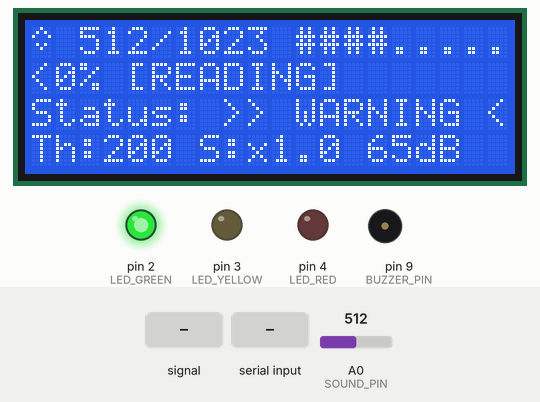
This sketch was run on a simulated Arduino Uno, built with avr-gcc and run on an emulated ATmega328P. Shown: 20×4 character LCD, output pins drawn as LEDs (lit = HIGH), buzzer (waves = sounding). Inputs (shaded band) come from the test bench; at power-on: A0 (SOUND_PIN) = 512. What the sketch prints to the serial monitor is not drawn.

Above: at 10.5 s.
10.6 s: A0 (SOUND_PIN) fed a 200 Hz sine of ±81 counts around its level
At 11.31 s:
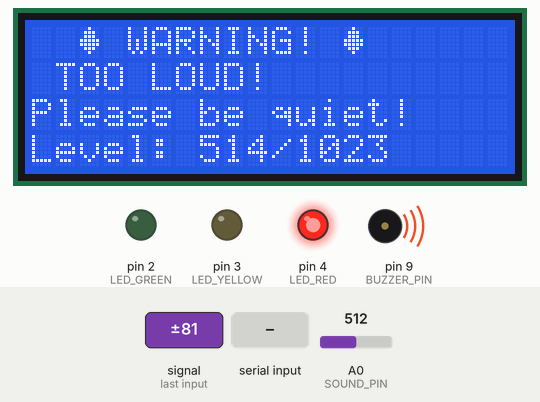
12.4 s: A0 (SOUND_PIN) set to 716
At 15.2 s:
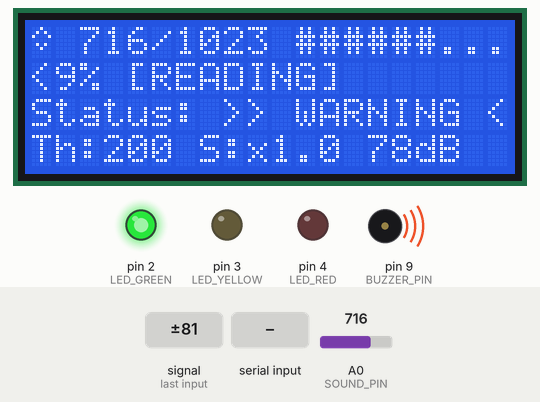
15.4 s: "CMD:\n" received over Serial
18.4 s: A0 (SOUND_PIN) fed a 200 Hz sine of ±81 counts around its level
At 19.15 s:
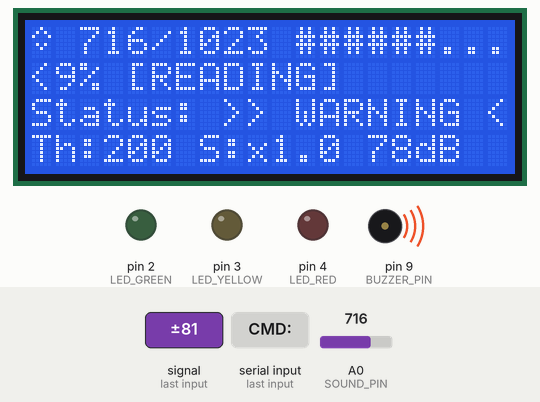
20.3 s: A0 (SOUND_PIN) set to 1023
At 23.1 s:
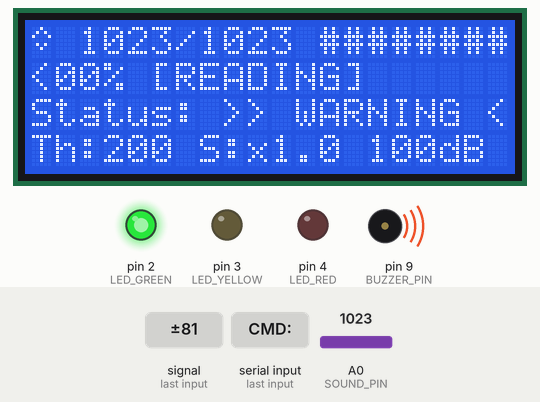
23.3 s: "RESET_VIOLATIONS\n" received over Serial
At 24.2 s:
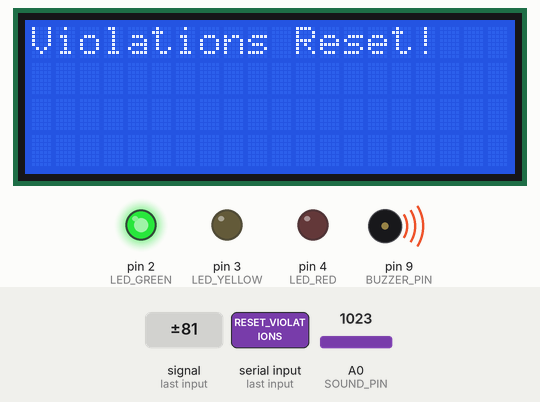
Timing chart, 0 to 26.3 s (numbered marks = the images above; inputs shaded):
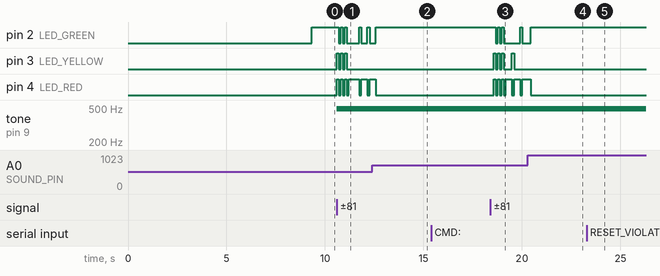

Measured:
- after the input at 10.6 s, pin 2 (LED_GREEN): HIGH → LOW after 0.11 s, → HIGH 0.10 s later, → LOW 0.10 s later, → HIGH 0.10 s later, … (9 changes in this stretch); pin 3 (LED_YELLOW): alternates HIGH for 0.10 s and LOW for 0.10 s, 6 changes in all, then stays LOW, starting at once
- after the input at 12.4 s, pin 3 (LED_YELLOW): stops changing and stays LOW; pin 4 (LED_RED): goes on until 12.6 s, then stays LOW
- after the input at 15.4 s, every drawn part: stays the same
- after the input at 18.4 s, pin 2 (LED_GREEN): goes LOW 0.10 s, HIGH 0.10 s, LOW 0.10 s, HIGH 0.10 s, LOW 0.84 s, HIGH 0.11 s, then LOW, starting after 0.28 s; pin 3 (LED_YELLOW): LOW → HIGH after 0.18 s, → LOW 0.10 s later, → HIGH 0.10 s later, → LOW 0.10 s later, … (8 changes in this stretch)
- after the input at 20.3 s, pin 3 (LED_YELLOW): stops changing and stays LOW
- after the input at 23.3 s, the display: changes after 0.09 s (image 5)
- what the display in image 5 shows lasts 1.1 s, from 23.4 s to 24.5 s

The sketch:

sketch_jun26a.ino
```cpp
#include <Wire.h>
#include <LiquidCrystal_I2C.h>

LiquidCrystal_I2C lcd(0x27, 20, 4);

#define SOUND_PIN A0
#define LED_RED 4
#define LED_YELLOW 3
#define LED_GREEN 2
#define BUZZER_PIN 9

// Sound settings
int threshold = 150;
float sensitivity = 1.0;
int violationCount = 0;
int baselineNoise = 0;
bool noiseActive = false;
unsigned long lastViolationTime = 0;
const unsigned long violationCooldown = 3000;

// Averaging
const int numReadings = 10;
int readings[numReadings];
int readIndex = 0;
long total = 0;
int averageSound = 0;
int previousSound = 0;
int soundChange = 0;
const int minChangeForSound = 20;

// LCD update
unsigned long lastLCDUpdate = 0;
const unsigned long lcdUpdateInterval = 200;
unsigned long noiseMessageStartTime = 0;
bool showingNoiseMessage = false;
const unsigned long noiseMessageDuration = 4000;

// Serial command buffer
String serialBuffer = "";
String currentZone = "READING ROOM";

// Custom characters
byte soundWave[8] = {
  0b00100,
  0b01010,
  0b10001,
  0b00000,
  0b01010,
  0b00100,
  0b00000,
  0b00000
};

byte bell[8] = {
  0b00100,
  0b01110,
  0b01110,
  0b11111,
  0b11111,
  0b01110,
  0b00100,
  0b00000
};

void setup() {
  Serial.begin(9600);

  pinMode(LED_RED, OUTPUT);
  pinMode(LED_YELLOW, OUTPUT);
  pinMode(LED_GREEN, OUTPUT);
  pinMode(BUZZER_PIN, OUTPUT);

  for (int i = 0; i < numReadings; i++) {
    readings[i] = 0;
  }

  digitalWrite(LED_RED, LOW);
  digitalWrite(LED_YELLOW, LOW);
  digitalWrite(LED_GREEN, LOW);
  digitalWrite(BUZZER_PIN, LOW);

  lcd.init();
  lcd.backlight();
  lcd.createChar(0, soundWave);
  lcd.createChar(1, bell);

  lcd.clear();
  lcd.setCursor(4, 0);
  lcd.print("NOISE MONITOR");
  lcd.setCursor(6, 1);
  lcd.write(0);
  lcd.print(" v3.0 ");
  lcd.write(0);
  lcd.setCursor(3, 2);
  lcd.print("INITIALIZING");
  lcd.setCursor(5, 3);
  for(int i = 0; i < 10; i++) {
    lcd.print(".");
    delay(200);
  }

  calibrateBaseline();

  lcd.clear();
  lcd.setCursor(0, 0);
  lcd.print("=== NOISE MONITOR ===");
  lcd.setCursor(0, 1);
  lcd.print("Threshold: ");
  lcd.print(threshold);
  lcd.setCursor(0, 2);
  lcd.print("Sensitivity: x");
  lcd.print(sensitivity);
  lcd.setCursor(0, 3);
  lcd.print("Ready!");
  delay(1500);

  Serial.println("READY");
  Serial.println("Noise Monitor Started!");
}

void calibrateBaseline() {
  lcd.clear();
  lcd.setCursor(2, 0);
  lcd.print("CALIBRATION");
  lcd.setCursor(0, 1);
  lcd.print("Please be quiet...");

  long sum = 0;
  for (int i = 0; i < 100; i++) {
    sum += analogRead(SOUND_PIN);
    delay(20);

    int progress = map(i, 0, 100, 0, 16);
    lcd.setCursor(0, 3);
    for (int p = 0; p < 16; p++) {
      if (p < progress) lcd.print("=");
      else lcd.print(" ");
    }
  }
  baselineNoise = (int)(sum / 100);

  threshold = baselineNoise + 30;
  if (threshold < 50) threshold = 50;
  if (threshold > 200) threshold = 200;

  lcd.clear();
  lcd.setCursor(3, 0);
  lcd.print("CALIBRATED!");
  lcd.setCursor(0, 1);
  lcd.print("Base: ");
  lcd.print(baselineNoise);
  lcd.setCursor(10, 1);
  lcd.print("Thr: ");
  lcd.print(threshold);
  delay(2000);
}

void loop() {
  // ===== CHECK SERIAL COMMANDS =====
  while (Serial.available()) {
    char c = Serial.read();
    if (c == '\n') {
      processCommand(serialBuffer);
      serialBuffer = "";
    } else {
      serialBuffer += c;
    }
  }

  // ===== READ SENSOR =====
  int rawLevel = analogRead(SOUND_PIN);
  int soundLevel = (int)(rawLevel * sensitivity);
  if (soundLevel > 1023) soundLevel = 1023;
  if (soundLevel < 0) soundLevel = 0;

  soundChange = abs(soundLevel - previousSound);
  previousSound = soundLevel;

  total = total - readings[readIndex];
  readings[readIndex] = soundLevel;
  total = total + readings[readIndex];
  readIndex = (readIndex + 1) % numReadings;
  averageSound = total / numReadings;

  bool isRealSound = (soundChange > minChangeForSound) && (averageSound > threshold);
  int percentLevel = map(constrain(averageSound, 0, 1023), 0, 1023, 0, 100);

  // ===== LED & BUZZER =====
  if (isRealSound) {
    digitalWrite(LED_GREEN, LOW);
    digitalWrite(LED_YELLOW, LOW);
    digitalWrite(LED_RED, HIGH);

    int buzzerIntensity = map(constrain(averageSound, threshold, 1023), threshold, 1023, 100, 255);
    analogWrite(BUZZER_PIN, buzzerIntensity);

    if (!noiseActive && (millis() - lastViolationTime > violationCooldown)) {
      noiseActive = true;
      violationCount++;
      lastViolationTime = millis();
      showingNoiseMessage = true;
      noiseMessageStartTime = millis();

      Serial.print("INCIDENT:");
      Serial.print(violationCount);
      Serial.print(",");
      Serial.print(averageSound);
      Serial.print(",");
      Serial.print(percentLevel);
      Serial.println();

      for(int i = 0; i < 3; i++) {
        digitalWrite(LED_RED, HIGH);
        digitalWrite(LED_YELLOW, HIGH);
        digitalWrite(LED_GREEN, HIGH);
        delay(100);
        digitalWrite(LED_RED, LOW);
        digitalWrite(LED_YELLOW, LOW);
        digitalWrite(LED_GREEN, LOW);
        delay(100);
      }
      digitalWrite(LED_RED, HIGH);
    }
  }
  else if (averageSound > threshold * 0.6 && soundChange > 10) {
    digitalWrite(LED_GREEN, LOW);
    digitalWrite(LED_YELLOW, HIGH);
    digitalWrite(LED_RED, LOW);
    digitalWrite(BUZZER_PIN, LOW);
    noiseActive = false;
  }
  else {
    digitalWrite(LED_GREEN, HIGH);
    digitalWrite(LED_YELLOW, LOW);
    digitalWrite(LED_RED, LOW);
    digitalWrite(BUZZER_PIN, LOW);
    noiseActive = false;
  }

  // ===== SEND DATA =====
  Serial.print("DATA:");
  Serial.print(averageSound);
  Serial.print(",");
  Serial.print(percentLevel);
  Serial.print(",");

  if (isRealSound) Serial.print("NOISE");
  else if (averageSound > threshold * 0.6) Serial.print("WARNING");
  else Serial.print("QUIET");

  Serial.print(",");
  Serial.print(threshold);
  Serial.print(",");
  Serial.print(violationCount);
  Serial.print(",");
  Serial.print(baselineNoise);
  Serial.print(",");
  Serial.println(sensitivity);

  updateModernLCD(averageSound, percentLevel, threshold, violationCount, baselineNoise, sensitivity, isRealSound);

  delay(50);
}

// ============================================================
// COMMAND PROCESSING - FIXED
// ============================================================

void processCommand(String cmd) {
  cmd.trim();
  if (cmd.length() == 0) return;

  // Remove CMD: prefix if present
  if (cmd.startsWith("CMD:")) {
    cmd = cmd.substring(4);
  }
  cmd.trim();

  // ===== DEBUG: Print what we received =====
  Serial.print("CMD:{\"command\":\"DEBUG\",\"received\":\"");
  Serial.print(cmd);
  Serial.println("\"}");

  // ===== COMMAND: SET_THRESHOLD =====
  if (cmd.indexOf("SET_THRESHOLD") >= 0) {
    int value = extractValue(cmd);
    if (value > 0 && value <= 1023) {
      threshold = value;
      Serial.print("CMD:{\"command\":\"SET_THRESHOLD\",\"value\":");
      Serial.print(threshold);
      Serial.println(",\"status\":\"ok\"}");

      if (threshold > 120) {
        currentZone = "READING ROOM";
      } else {
        currentZone = "SILENT STUDY";
      }

      // Update LCD
      lcd.clear();
      lcd.setCursor(0, 0);
      lcd.print("Threshold Updated!");
      lcd.setCursor(0, 1);
      lcd.print("New Value: ");
      lcd.print(threshold);
      delay(1500);
    } else {
      Serial.println("CMD:{\"command\":\"SET_THRESHOLD\",\"status\":\"error\",\"message\":\"Invalid value\"}");
    }
    return;
  }

  // ===== COMMAND: SET_SENSITIVITY =====
  if (cmd.indexOf("SET_SENSITIVITY") >= 0) {
    float value = extractFloat(cmd);
    if (value > 0 && value <= 10.0) {
      sensitivity = value;
      Serial.print("CMD:{\"command\":\"SET_SENSITIVITY\",\"value\":");
      Serial.print(sensitivity);
      Serial.println(",\"status\":\"ok\"}");

      // Update LCD
      lcd.clear();
      lcd.setCursor(0, 0);
      lcd.print("Sensitivity Updated!");
      lcd.setCursor(0, 1);
      lcd.print("New Value: x");
      lcd.print(sensitivity);
      delay(1500);
    } else {
      Serial.println("CMD:{\"command\":\"SET_SENSITIVITY\",\"status\":\"error\",\"message\":\"Invalid value\"}");
    }
    return;
  }

  // ===== COMMAND: RESET_VIOLATIONS =====
  if (cmd.indexOf("RESET_VIOLATIONS") >= 0) {
    violationCount = 0;
    Serial.println("CMD:{\"command\":\"RESET_VIOLATIONS\",\"status\":\"ok\"}");

    lcd.clear();
    lcd.setCursor(0, 0);
    lcd.print("Violations Reset!");
    delay(1000);
    return;
  }

  // ===== COMMAND: RECALIBRATE =====
  if (cmd.indexOf("RECALIBRATE") >= 0) {
    calibrateBaseline();
    Serial.println("CMD:{\"command\":\"RECALIBRATE\",\"status\":\"ok\"}");
    return;
  }

  // ===== COMMAND: STATUS =====
  if (cmd.indexOf("STATUS") >= 0) {
    Serial.print("CMD:{\"command\":\"STATUS\",\"threshold\":");
    Serial.print(threshold);
    Serial.print(",\"sensitivity\":");
    Serial.print(sensitivity);
    Serial.print(",\"violations\":");
    Serial.print(violationCount);
    Serial.print(",\"baseline\":");
    Serial.print(baselineNoise);
    Serial.println(",\"status\":\"ok\"}");
    return;
  }

  // ===== UNKNOWN COMMAND =====
  Serial.println("CMD:{\"command\":\"UNKNOWN\",\"status\":\"error\"}");
}

// ============================================================
// FIXED: VALUE EXTRACTORS
// ============================================================

int extractValue(String str) {
  // Find "value" in the string
  int pos = str.indexOf("value");
  if (pos < 0) return 0;

  // Find the colon after "value"
  pos = str.indexOf(":", pos);
  if (pos < 0) return 0;

  // Skip spaces and quotes
  pos++;
  while (pos < str.length() && (str.charAt(pos) == ' ' || str.charAt(pos) == '"')) {
    pos++;
  }

  // Extract the number
  String numStr = "";
  while (pos < str.length()) {
    char c = str.charAt(pos);
    if (c >= '0' && c <= '9') {
      numStr += c;
      pos++;
    } else {
      break;
    }
  }

  if (numStr.length() == 0) return 0;
  return numStr.toInt();
}

float extractFloat(String str) {
  // Find "value" in the string
  int pos = str.indexOf("value");
  if (pos < 0) return 0.0;

  // Find the colon after "value"
  pos = str.indexOf(":", pos);
  if (pos < 0) return 0.0;

  // Skip spaces and quotes
  pos++;
  while (pos < str.length() && (str.charAt(pos) == ' ' || str.charAt(pos) == '"')) {
    pos++;
  }

  // Extract the number (including decimal point)
  String numStr = "";
  while (pos < str.length()) {
    char c = str.charAt(pos);
    if ((c >= '0' && c <= '9') || c == '.') {
      numStr += c;
      pos++;
    } else {
      break;
    }
  }

  if (numStr.length() == 0) return 0.0;
  return numStr.toFloat();
}

// ============================================================
// LCD UPDATE
// ============================================================

void updateModernLCD(int sound, int percent, int thr, int violations, int baseline, float sens, bool isSound) {
  if (showingNoiseMessage) {
    if (millis() - noiseMessageStartTime >= noiseMessageDuration) {
      showingNoiseMessage = false;
    } else {
      lcd.clear();
      lcd.setCursor(2, 0);
      lcd.write(1);
      lcd.print(" WARNING! ");
      lcd.write(1);
      lcd.setCursor(1, 1);
      lcd.print("TOO LOUD!");
      lcd.setCursor(0, 2);
      lcd.print("Please be quiet!");
      lcd.setCursor(0, 3);
      lcd.print("Level: ");
      lcd.print(sound);
      lcd.print("/1023");
      return;
    }
  }

  if (millis() - lastLCDUpdate < lcdUpdateInterval) {
    return;
  }
  lastLCDUpdate = millis();

  lcd.clear();

  lcd.setCursor(0, 0);
  lcd.write(0);
  lcd.print(" ");
  lcd.print(sound);
  lcd.print("/1023 ");

  int barLen = map(constrain(percent, 0, 100), 0, 100, 0, 9);
  for (int i = 0; i < 9; i++) {
    if (i < barLen) lcd.print("#");
    else lcd.print(".");
  }

  lcd.setCursor(0, 1);
  lcd.print(percent);
  lcd.print("% ");

  if (thr > 120) {
    lcd.print("[READING]");
  } else {
    lcd.print("[SILENT]");
  }

  lcd.setCursor(0, 2);
  lcd.print("Status: ");

  if (isSound) {
    lcd.print("!!! NOISE !!!");
  } else if (sound > thr * 0.6) {
    lcd.print(">> WARNING <<");
  } else {
    lcd.print("   QUIET    ");
  }

  lcd.setCursor(0, 3);
  lcd.print("Th:");
  lcd.print(thr);
  lcd.print(" S:x");
  lcd.print(sens, 1);
  lcd.print(" V:");
  lcd.print(violations);

  lcd.setCursor(14, 3);
  int db = map(constrain(percent, 0, 100), 0, 100, 30, 100);
  lcd.print(db);
  lcd.print("dB");
}
```
